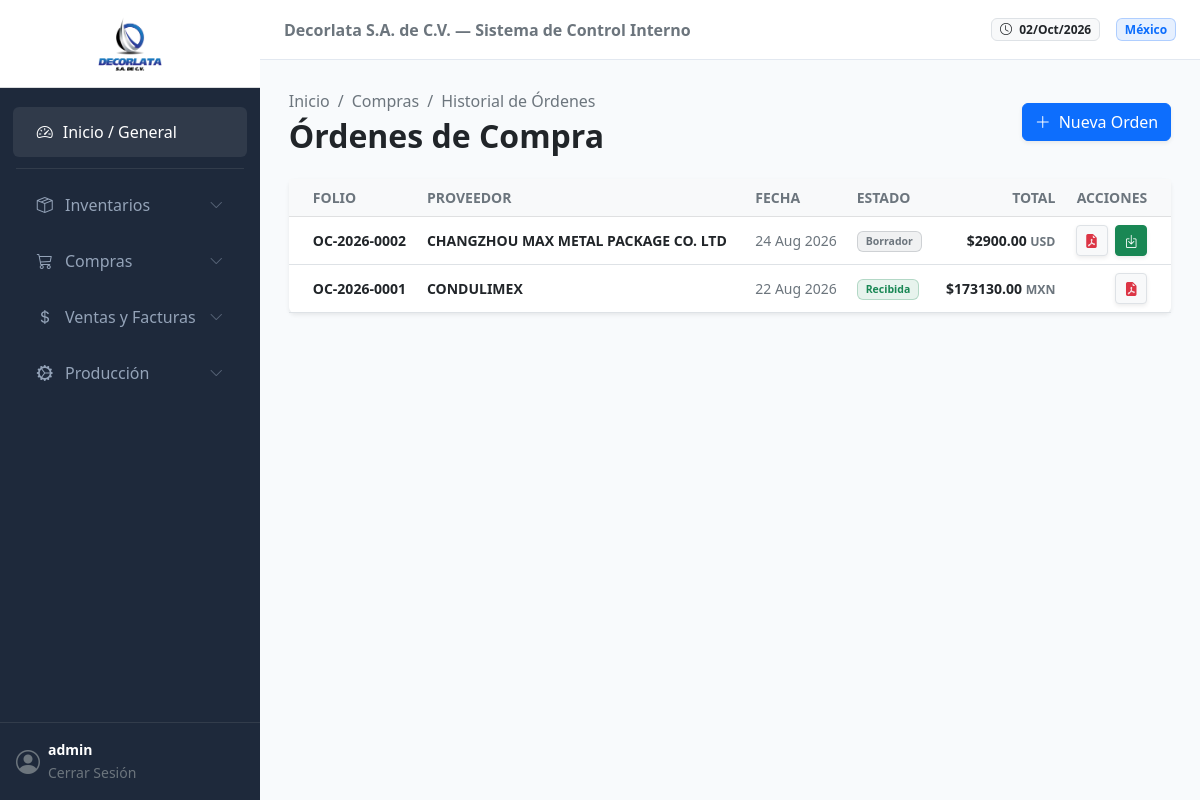
Page /compras/historial/ (signed in) on the earlier database version.
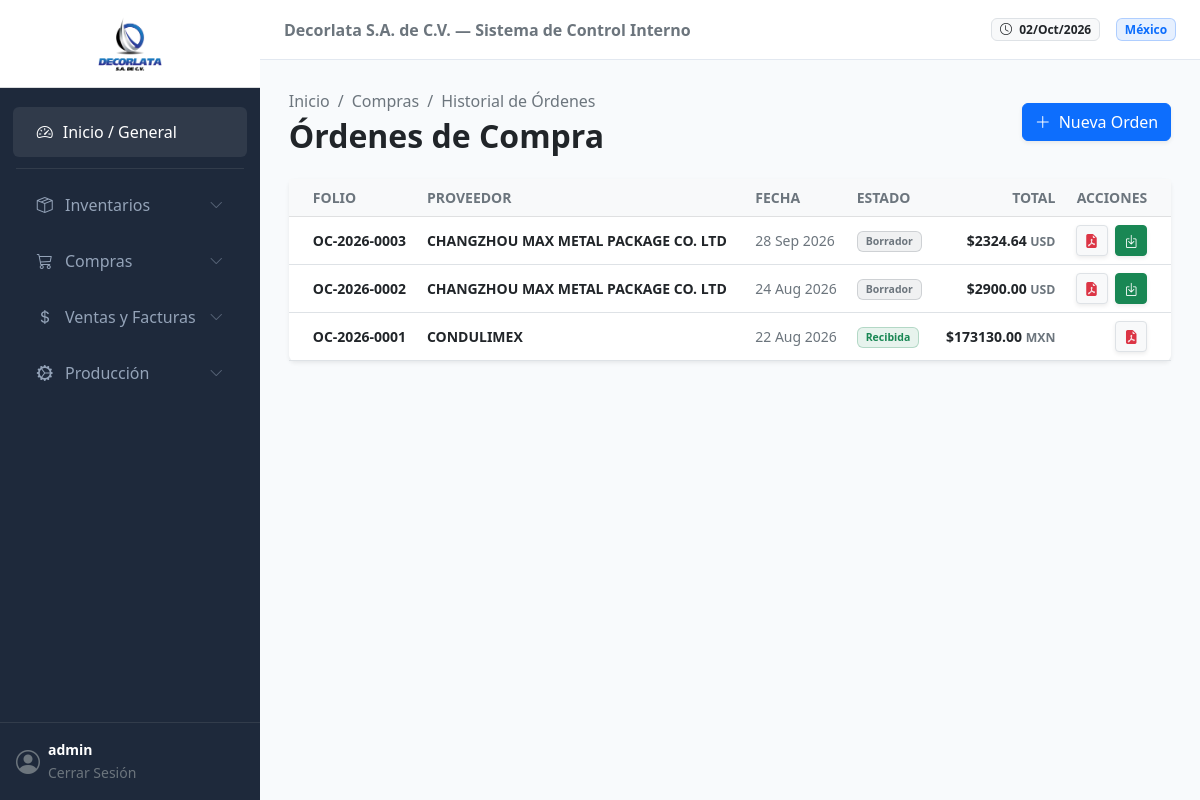
Same page on the later database version.
### compras/models.py (models this page shows, shortened)
class OrdenCompra_Maestro(models.Model):
    ESTADO_CHOICES = [
        ('BORRADOR', 'Borrador'),
        ('AUTORIZADA', 'Autorizada (Pendiente de Recepción)'),
        ('RECIBIDA', 'Recibida (Ingresada a Almacén)'),
        ('CANCELADA', 'Cancelada'),
    ]
    folio = models.CharField(max_length=20, unique=True, editable=False)
    proveedor = models.ForeignKey(Proveedor, on_delete=models.PROTECT)
    fecha_emision = models.DateTimeField(auto_now_add=True)
    fecha_esperada = models.DateField(blank=True, null=True)
    bodega_destino = models.ForeignKey(Bodega, on_delete=models.PROTECT, help_text="Almacén donde se recibirá la mercancía")
    moneda = models.ForeignKey(Moneda, on_delete=models.PROTECT)
    tipo_cambio_aplicado = models.DecimalField(
        max_digits=18, decimal_places=6, default=Decimal('1.000000'),
        help_text="Se captura automáticamente al autorizar/recibir si la moneda no es local"
    )
    estado = models.CharField(max_length=15, choices=ESTADO_CHOICES, default='BORRADOR')
    observaciones = models.TextField(blank=True, null=True)
    subtotal = models.DecimalField(max_digits=18, decimal_places=4, default=Decimal('0.0000'))
    impuestos = models.DecimalField(max_digits=18, decimal_places=4, default=Decimal('0.0000'))
    total = models.DecimalField(max_digits=18, decimal_places=4, default=Decimal('0.0000'))
    class Meta:
        verbose_name = "Orden de Compra"
        verbose_name_plural = "Órdenes de Compra"
        ordering = ['-fecha_emision']

class Proveedor(models.Model):
    rfc = models.CharField(max_length=15, unique=True, verbose_name="RFC / Tax ID")
    razon_social = models.CharField(max_length=255)
    nombre_comercial = models.CharField(max_length=255, blank=True, null=True)
    email = models.EmailField(blank=True, null=True)
    telefono = models.CharField(max_length=20, blank=True, null=True)
    direccion = models.TextField(blank=True, null=True)
    dias_credito = models.IntegerField(default=0, help_text="Días de crédito otorgados por el proveedor")
    activo = models.BooleanField(default=True)
    class Meta:
        verbose_name = "Proveedor"
        verbose_name_plural = "Proveedores"

### general/models.py (models this page shows, shortened)
class Moneda(models.Model):
    codigo = models.CharField(max_length=3, unique=True, verbose_name="Código ISO")
    nombre = models.CharField(max_length=50, verbose_name="Nombre de la Moneda")
    simbolo = models.CharField(max_length=5, verbose_name="Simbolo ($, €, etc.)")
    class Meta:
        verbose_name = "Moneda"
        verbose_name_plural = "Monedas"

### compras/views.py (the view)
# urls.py: path('historial/', views.historial_ordenes_view, name='historial_ordenes'),
@login_required
def historial_ordenes_view(request):
    ordenes = OrdenCompra_Maestro.objects.select_related('proveedor', 'moneda').all().order_by('-fecha_emision')
    return render(request, 'compras/historial_ordenes.html', {'ordenes': ordenes})

### compras/templates/compras/historial_ordenes.html (shortened to what this page needs)
{% extends 'general/base.html' %}
{% load static %}
{% block content %}
<div class="d-flex justify-content-between align-items-center mb-4 flex-wrap gap-3">
    <div>
        <nav aria-label="breadcrumb">
            <ol class="breadcrumb mb-1 small">
                <li class="breadcrumb-item"><a href="{% url 'general:dashboard' %}" class="text-decoration-none text-muted">Inicio</a></li>
                <li class="breadcrumb-item"><a href="#" class="text-decoration-none text-muted">Compras</a></li>
                <li class="breadcrumb-item active" aria-current="page">Historial de Órdenes</li>
            </ol>
        </nav>
        <h2 class="fw-bold text-dark mb-0">Órdenes de Compra</h2>
    </div>
    <div>
        <a href="{% url 'compras:crear_orden' %}" class="btn btn-primary shadow-sm">
            <i class="bi bi-plus-lg me-2"></i>Nueva Orden
        </a>
    </div>
</div>
<div class="card border-0 shadow-sm">
    <div class="card-body p-0">
        <div class="table-responsive">
            <table class="table table-hover align-middle mb-0">
                <thead class="table-light text-muted small text-uppercase">
                    <tr>
                        <th class="ps-4">Folio</th>
                        <th>Proveedor</th>
                        <th>Fecha</th>
                        <th>Estado</th>
                        <th class="text-end">Total</th>
                        <th class="text-end pe-4">Acciones</th>
                    </tr>
                </thead>
                <tbody class="text-secondary small">
                    {% for orden in ordenes %}
                    <tr>
                        <td class="ps-4 fw-bold text-dark">{{ orden.folio }}</td>
                        <td class="fw-semibold text-dark">{{ orden.proveedor.razon_social }}</td>
                        <td>{{ orden.fecha_emision|date:"d M Y" }}</td>
                        <td>
                            {% if orden.estado == 'BORRADOR' %}
                                <span class="badge bg-secondary bg-opacity-10 text-secondary border border-secondary border-opacity-25 px-2 py-1">Borrador</span>
                            {% elif orden.estado == 'AUTORIZADA' %}
                                <span class="badge bg-primary bg-opacity-10 text-primary border border-primary border-opacity-25 px-2 py-1">Autorizada</span>
                            {% elif orden.estado == 'RECIBIDA' %}
                                <span class="badge bg-success bg-opacity-10 text-success border border-success border-opacity-25 px-2 py-1">Recibida</span>
                            {% else %}
                                <span class="badge bg-dark bg-opacity-10 text-dark border border-dark border-opacity-25 px-2 py-1">{{ orden.estado }}</span>
                            {% endif %}
                        </td>
                        <td class="text-end fw-semibold text-dark">
                            {{ orden.moneda.simbolo|default:"$" }}{{ orden.total|floatformat:2 }} <small class="text-muted">{{ orden.moneda.codigo }}</small>
                        </td>
                        <td class="text-end pe-4">
                            <a href="{% url 'compras:orden_pdf' orden.id %}" target="_blank" class="btn btn-sm btn-light text-danger border shadow-sm" title="Descargar PDF">
                                <i class="bi bi-file-earmark-pdf-fill"></i>
                            </a>
                            {% if orden.estado != 'RECIBIDA' %}
                            <form action="{% url 'compras:recibir_orden' orden.id %}" method="POST" class="d-inline">
                                <button type="submit" class="btn btn-sm btn-success shadow-sm ms-1"
                                        title="Recibir e Ingresar al Kardex"
                                        onclick="return confirm('¿Confirmas la recepción física de esta mercancía en el almacén?');">
                                    <i class="bi bi-box-arrow-in-down"></i>
                                </button>
                            </form>
                            {% endif %}
                        </td>
                    </tr>
                    {% endfor %}
                </tbody>
            </table>
        </div>
    </div>
</div>
{% endblock %}

### general/templates/general/base.html (shortened to what this page needs)
{% load static %}
<!DOCTYPE html>
<html lang="es">
<head>
    <link href="https://cdn.jsdelivr.net/npm/bootstrap@5.2.3/dist/css/bootstrap.min.css" rel="stylesheet">
    <link rel="stylesheet" href="https://cdn.jsdelivr.net/npm/bootstrap-icons@1.10.5/font/bootstrap-icons.css">
</head>
<body hx-headers='{"X-CSRFToken": "{{ csrf_token }}"}'>
    <nav class="sidebar d-flex flex-column" id="sidebarMenu">
        <div class="p-3 text-center border-bottom border-secondary border-opacity-25 bg-white">
            <img src="{% static 'general/img/logo_decorlata.png' %}" alt="Decorlata" class="img-fluid" style="max-height: 55px; width: auto;">
        </div>
        <div class="nav flex-column mt-3 flex-grow-1">
            <a href="{% url 'general:dashboard' %}" class="nav-link active">
                <i class="bi bi-speedometer2"></i> Inicio / General
            </a>
            <hr class="text-secondary mx-3 my-2 opacity-25">
            <a href="#submenuInventario" data-bs-toggle="collapse" class="nav-link d-flex justify-content-between align-items-center" aria-expanded="false">
                <span><i class="bi bi-box-seam me-2"></i> Inventarios</span>
                <i class="bi bi-chevron-down small opacity-50"></i>
            </a>
            <a href="#submenuCompras" data-bs-toggle="collapse" class="nav-link d-flex justify-content-between align-items-center" aria-expanded="false">
                <span><i class="bi bi-cart3 me-2"></i> Compras</span>
                <i class="bi bi-chevron-down small opacity-50"></i>
            </a>
            <a href="#submenuVentas" data-bs-toggle="collapse" class="nav-link d-flex justify-content-between align-items-center" aria-expanded="false">
                <span><i class="bi bi-currency-dollar me-2"></i> Ventas y Facturas</span>
                <i class="bi bi-chevron-down small opacity-50"></i>
            </a>
            <a href="#submenuProduccion" data-bs-toggle="collapse" class="nav-link d-flex justify-content-between align-items-center" aria-expanded="false">
                <span><i class="bi bi-gear-wide-connected me-2"></i> Producción</span>
                <i class="bi bi-chevron-down small opacity-50"></i>
            </a>
        </div>
        <div class="p-3 border-top border-secondary border-opacity-25">
            <div class="d-flex align-items-center text-white">
                <i class="bi bi-person-circle fs-4 me-2 text-muted"></i>
                <div class="overflow-hidden">
                    <p class="mb-0 small fw-bold text-truncate">{{ user.username }}</p>
                    <a href="/admin/logout/" class="text-decoration-none text-muted small">Cerrar Sesión</a>
                </div>
            </div>
        </div>
    </nav>
    <div class="main-wrapper">
        <header class="top-navbar d-flex align-items-center justify-content-between px-4">
            <div class="d-flex align-items-center gap-3">
                <span class="text-secondary fw-semibold d-none d-lg-inline">Decorlata S.A. de C.V. — Sistema de Control Interno</span>
            </div>
            <div class="ms-auto d-flex align-items-center gap-3">
                <span class="badge bg-light text-dark border"><i class="bi bi-clock me-1"></i> {% now "d/M/Y" %}</span>
                <span class="badge bg-primary bg-opacity-10 text-primary border border-primary border-opacity-25">México</span>
            </div>
        </header>
        <main class="content-container" id="main-content">
            {% block content %}{% endblock %}
        </main>
    </div>
</body>
</html>

### general/templates/general/base.html (style rules this page uses)
:root { --sidebar-width: 260px; --primary-dark: #1e293b; --bg-light: #f8fafc; }
body { background-color: var(--bg-light); font-family: system-ui, -apple-system, sans-serif; overflow-x: hidden; }
.sidebar { width: var(--sidebar-width); height: 100vh; position: fixed; top: 0; left: 0; background-color: var(--primary-dark); z-index: 1000; transition: all 0.3s; }
.sidebar .nav-link { color: #94a3b8; padding: 0.8rem 1.5rem; display: flex; align-items: center; gap: 10px; border-radius: 0.375rem; margin: 0.2rem 0.8rem; }
.sidebar .nav-link:hover, .sidebar .nav-link.active { color: #fff; background-color: rgba(255, 255, 255, 0.08); }
.main-wrapper { margin-left: var(--sidebar-width); min-height: 100vh; display: flex; flex-direction: column; }
.top-navbar { background-color: #fff; border-bottom: 1px solid #e2e8f0; height: 60px; }
.content-container { padding: 1.8rem; flex-grow: 1; }

Differences in the rows shown:
added OrdenCompra_Maestro: folio "OC-2026-0003", proveedor.razon_social "CHANGZHOU MAX METAL PACKAGE CO. LTD", fecha_emision "28 Sep 2026", estado "Borrador", moneda.simbolo "$", total "2324.64", moneda.codigo "USD"
